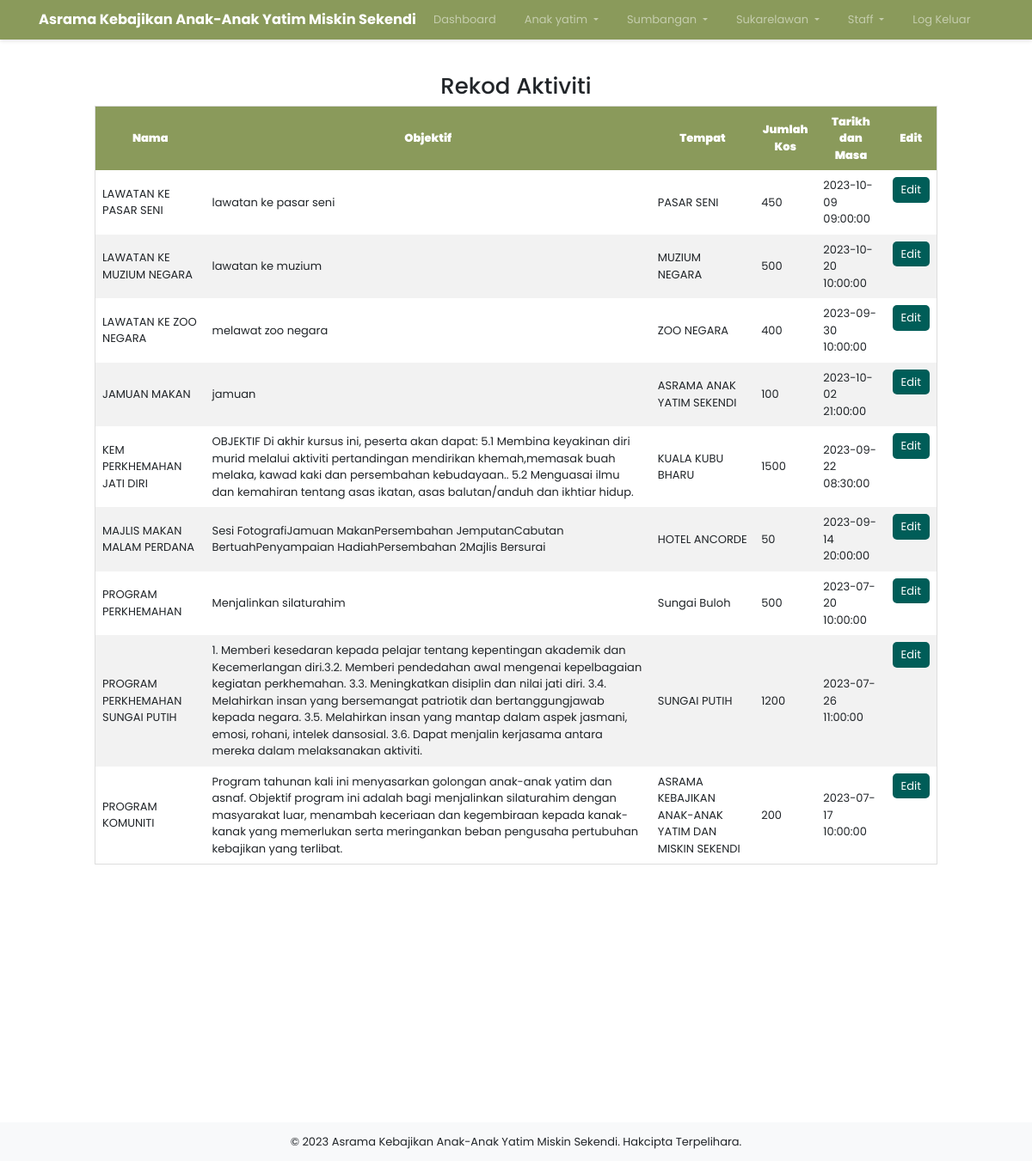
The app's page /admin/viewevent.php (signed in) with its own data.
### tables this page shows
CREATE TABLE `events` (
  `EVENTID` int(8) NOT NULL,
  `NAME` varchar(40) NOT NULL,
  `DESCRIPTION` varchar(4000) NOT NULL,
  `VENUE` varchar(100) NOT NULL,
  `PROGRAM` varchar(4000) DEFAULT NULL,
  `ESTIMATEDCOST` float NOT NULL,
  `DATETIME` datetime DEFAULT NULL,
  `EVENTPROPOSAL` blob DEFAULT NULL,
  `VOLUNTEERID` int(8) DEFAULT NULL
);

### admin/viewevent.php (the view, shortened to what this page needs)
<?php
require('connection.php');
?>
<!DOCTYPE html>
<html lang="en">
<head>
    <link rel="stylesheet" href="https://cdnjs.cloudflare.com/ajax/libs/font-awesome/5.15.3/css/all.min.css">
    <link rel="stylesheet" href="https://stackpath.bootstrapcdn.com/bootstrap/4.5.2/css/bootstrap.min.css">
    <link rel="stylesheet" href="https://cdnjs.cloudflare.com/ajax/libs/font-awesome/4.7.0/css/font-awesome.min.css">
</head>
<body>
<nav class="navbar navbar-expand-lg navbar-dark">
    <div class="container">
        <a class="navbar-brand" href="#">Asrama Kebajikan Anak-Anak Yatim Miskin Sekendi</a>
        <div class="collapse navbar-collapse" id="navbarNav">
            <ul class="navbar-nav ml-auto">
                <li class="nav-item">
                    <a class="nav-link" href="dashboard.php">Dashboard</a>
                </li>
                <li class="nav-item dropdown">
                    <a class="nav-link dropdown-toggle" href="#login" id="navbarDropdown" role="button">
                        Anak yatim
                    </a>
                </li>
                <li class="nav-item dropdown">
                    <a class="nav-link dropdown-toggle" href="#login" id="navbarDropdown" role="button">
                        Sumbangan
                    </a>
                </li>
                <li class="nav-item dropdown">
                    <a class="nav-link dropdown-toggle" href="#login" id="navbarDropdown" role="button">
                        Sukarelawan
                    </a>
                </li>
                <li class="nav-item dropdown">
                    <a class="nav-link dropdown-toggle" href="#login" id="navbarDropdown" role="button">
                        Staff
                    </a>
                </li>
                <li class="nav-item">
                    <a class="nav-link" href="logout.php">Log Keluar</a>
                </li>
            </ul>
        </div>
    </div>
</nav>
<div class="container" style="padding:85px 80px">
    <h2 class="text-center">Rekod Aktiviti</h2>
    <table border="0">
      <thead>
        <tr>
<th><strong>Nama</strong></th>
<th><strong>Objektif</strong></th>
<th><strong>Tempat</strong></th>
<th><strong>Jumlah Kos</strong></th>
<th><strong>Tarikh dan Masa</strong></th>
<th><strong>Edit</strong></th>
        </tr>
      </thead>
      <tbody>
        <?php
$count=1;
$sel_query="SELECT eventid,name,description,venue,estimatedcost,datetime,eventproposal from events ORDER BY eventid desc;";
$result = mysqli_query($con,$sel_query);
while($row = mysqli_fetch_assoc($result)) { ?>
                               <td align="center"><?php echo $row['name']?></td>
                               <td align="center"><?php echo $row['description']?></td>
                               <td align="center"><?php echo $row['venue']?></td>
                               <td align="center"><?php echo $row['estimatedcost']?></td>
                               <td align="center"><?php echo $row['datetime']?></td>
                               <td class="action-btn">
              <a href="manageevent.php?id=<?php echo htmlspecialchars($row['eventid']); ?>" class="edit">Edit</a>
          </td>
<?php $count++; } ?>
      </tbody>
    </table>
  </div><br><br><br><br><br><br><br><br><br><br>
<footer class="bg-light text-center text-lg-start mt-4">
    <div class="text-center p-3">
        &copy; 2023 Asrama Kebajikan Anak-Anak Yatim Miskin Sekendi. Hakcipta Terpelihara.
    </div>
</footer>
</body>
</html>

### admin/viewevent.php (style rules this page uses)
body, html { margin: 0; padding: 0; width: 100%; height: 100%; font-family: 'Poppins'; font-size: 13px; }
.navbar { background-color: #8A9A5B; position: fixed; top: 0; width: 100%; z-index: 1000; box-shadow: 0 2px 4px rgba(0,0,0,0.1); }
.navbar-brand { font-weight: bold; color: white; }
.navbar-nav .nav-link { color: white; margin-right: 20px; position: relative; }
.navbar-nav .nav-link::before { content: ''; position: absolute; top: 50%; left: 50%; width: 0; height: 0; background: rgba(255, 255, 255, 0.2); border-radius: 50%; transition: width 0.4s, height 0.4s, top 0.4s, left 0.4s; }
table { width: 100%; border-collapse: collapse; border: 1px solid #ddd; }
th, td { text-align: left; padding: 8px; }
th { background-color: #8A9A5B; color: white; text-align: center; }
.action-btn { display: flex; justify-content: space-around; }
.action-btn a { padding: 5px 10px; color: white; text-decoration: none; border-radius: 5px; }
.action-btn a.edit { background-color: #005d58; }

### records on screen
events: NAME "LAWATAN KE PASAR SENI", DESCRIPTION "lawatan ke pasar seni", VENUE "PASAR SENI", ESTIMATEDCOST "450", DATETIME "2023-10-09 09:00:00"
events: NAME "LAWATAN KE MUZIUM NEGARA", DESCRIPTION "lawatan ke muzium", VENUE "MUZIUM NEGARA", ESTIMATEDCOST "500", DATETIME "2023-10-20 10:00:00"
events: NAME "LAWATAN KE ZOO NEGARA", DESCRIPTION "melawat zoo negara", VENUE "ZOO NEGARA", ESTIMATEDCOST "400", DATETIME "2023-09-30 10:00:00"
events: NAME "JAMUAN MAKAN", DESCRIPTION "jamuan", VENUE "ASRAMA ANAK YATIM SEKENDI", ESTIMATEDCOST "100", DATETIME "2023-10-02 21:00:00"
events: NAME "KEM PERKHEMAHAN JATI DIRI", DESCRIPTION "OBJEKTIF Di akhir kursus ini, peserta akan dapat: 5.1 Membina keyakinan diri murid melalui aktiviti pertandingan mendirikan khemah,memasak buah melaka, kawad kaki dan persembahan kebudayaan.. 5.2 Menguasai ilmu dan kemahiran tentang asas ikatan, asas balutan/anduh dan ikhtiar hidup.", VENUE "KUALA KUBU BHARU", ESTIMATEDCOST "1500", DATETIME "2023-09-22 08:30:00"
events: NAME "MAJLIS MAKAN MALAM PERDANA", DESCRIPTION "Sesi FotografiJamuan MakanPersembahan JemputanCabutan BertuahPenyampaian HadiahPersembahan 2Majlis Bersurai", VENUE "HOTEL ANCORDE", ESTIMATEDCOST "50", DATETIME "2023-09-14 20:00:00"
events: NAME "PROGRAM PERKHEMAHAN", DESCRIPTION "Menjalinkan silaturahim", VENUE "Sungai Buloh", ESTIMATEDCOST "500", DATETIME "2023-07-20 10:00:00"
events: NAME "PROGRAM PERKHEMAHAN SUNGAI PUTIH", DESCRIPTION "1. Memberi kesedaran kepada pelajar tentang kepentingan akademik dan Kecemerlangan diri.3.2. Memberi pendedahan awal mengenai kepelbagaian kegiatan perkhemahan. 3.3. Meningkatkan disiplin dan nilai jati diri. 3.4. Melahirkan insan yang bersemangat patriotik dan bertanggungjawab kepada negara. 3.5. Melahirkan insan yang mantap dalam aspek jasmani, emosi, rohani, intelek dansosial. 3.6. Dapat menjalin kerjasama antara mereka dalam melaksanakan aktiviti.", VENUE "SUNGAI PUTIH", ESTIMATEDCOST "1200", DATETIME "2023-07-26 11:00:00"
events: NAME "PROGRAM KOMUNITI", DESCRIPTION "Program tahunan kali ini menyasarkan golongan anak-anak yatim dan asnaf. Objektif program ini adalah bagi menjalinkan silaturahim dengan masyarakat luar, menambah keceriaan dan kegembiraan kepada kanak-kanak yang memerlukan serta meringankan beban pengusaha pertubuhan kebajikan yang terlibat.", VENUE "ASRAMA KEBAJIKAN ANAK-ANAK YATIM DAN MISKIN SEKENDI", ESTIMATEDCOST "200", DATETIME "2023-07-17 10:00:00"
